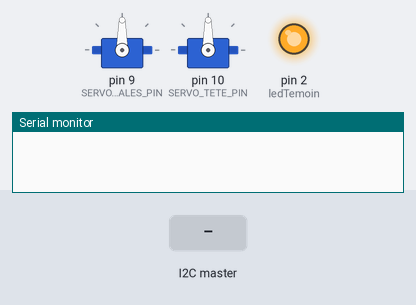
A sketch run on a simulated Arduino Uno, built with avr-gcc and run on an emulated ATmega328P. On the bench: 2 × servo, output pins drawn as LEDs (lit = HIGH), the last lines printed to the serial monitor. The test bench sets the inputs (shaded band).

Above: at 1.2 s.
1.3 s: the I2C master sends the byte 0
At 2.4 s:
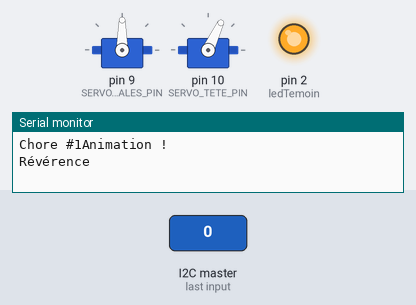
4.3 s: the I2C master sends the byte 1
At 9.57 s:
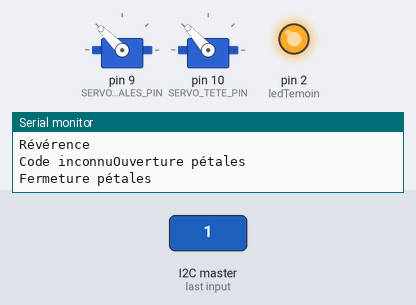
Timing chart, 0 to 23.1 s (numbered marks = the images above; inputs shaded):
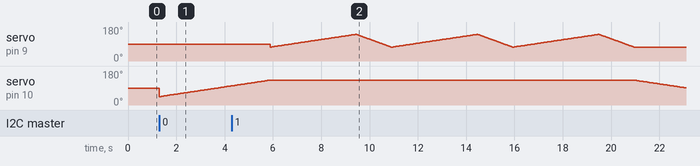

The sketch:

Arlette.ino
```cpp
//
//  ,---.    ,---..-./`) ,---.   .--..-./`)
//  |    \  /    |\ .-.')|    \  |  |\ .-.')
//  |  ,  \/  ,  |/ `-' \|  ,  \ |  |/ `-' \
//  |  |\_   /|  | `-'`"`|  |\_ \|  | `-'`"`
//  |  _( )_/ |  | .---. |  _( )_\  | .---.
//  | (_ o _) |  | |   | | (_ o _)  | |   |
//  |  (_,_)  |  | |   | |  (_,_)\  | |   |
//  |  |      |  | |   | |  |    |  | |   |
//  '--'      '--' '---' '--'    '--' '---'
//
//

// 2 servos - 1 Module de capteur infrarouge d'évitement d'obstacles (https://e.banana-pi.fr/distance/121-module-de-capteur-infrarouge-d-evitement-d-obstacles.html)

// Scenario :
// - elle s'oriente vers la personne
// - s'ouvre et se ferme 3x
// - puis de se remet en position initiale

#include <Wire.h>
#include <Servo.h>

// Arlette: petite 2 servos
#define SLAVE_ADDRESS 0x11
#define SERVO_TETE_PIN    10
#define SERVO_TETE_MIN    1000
#define SERVO_TETE_MAX    1900
#define SERVO_PETALES_PIN 9
#define SERVO_PETALES_MIN 1300
#define SERVO_PETALES_MAX 2000
#define CHORE_OUV_FER_NB  3
#define CHORE_ATTENTE_FIN 5000


// Led temoin
int ledTemoin = 2;

// données envoyé i2c
byte x = 0;

bool chore = false;


// Capteur
//int inputCapteur = 8;

// Servos
Servo servoTete;
Servo servoPetales;

// parcourtServo : passe le servo concerné, le debut et la fin.
// Passe le nom du servo vers l'object servo a travers &servo
void parcourtServo( Servo &servo, int depart, int fin, int vitesse) {


  //if (vitesse <=1 ) {vitesse == 1; }
  if (depart > fin)
  {

    for (int pos = depart ; pos >= fin ; pos--)
    {
      servo.write(pos);
      delay(vitesse);
    }
  }
 else
  {
    for (int pos = depart ; pos <= fin ; pos++)
    {

      servo.write(pos);
      delay(vitesse);
    }
  }

}

void receiveEvent(int howMany) {
  while (Wire.available() != 0) { // loop through all but the last
    int v = Wire.read(); // receive byte as a character
    switch(v){
      case 0:
        chore = true;
        Serial.print("Chore #1");
        break;
     default:
        Serial.print("Code inconnu");
        break;
    }
  }
}


// BUS I2C : envoi de données
//void envoiEvent(){
//  Wire.beginTransmission(0x10);
//  Wire.beginTransmission(0x11);  // envoi vers adress esclave 0x12
//  Wire.write(x);              // envoi 1 byte
//  Wire.endTransmission();    // stop transmition
//  delay(100);
//}

void  setup()
{
  // Le pin de la led est OUTPUT
  pinMode(ledTemoin, OUTPUT);
  // Allume la led temoin
  digitalWrite(ledTemoin, HIGH);


 // Servo des petales qui s'ouvre et qui se ferme
  servoPetales.attach(SERVO_PETALES_PIN);
// Servo de la tete qui se penche vers la personne
  servoTete.attach(SERVO_TETE_PIN);
//servo de la tige qui se dirige vers les autres fleurs
  //servoTige.attach(SERVO_TIGE_PIN);

  // Bus I2C
  Wire.begin(SLAVE_ADDRESS);
  Wire.onReceive(receiveEvent);
  //Wire.onRequest(sendData);

  // Initialise la liaison série pour debug
  Serial.begin(9600);
}
void  loop(){
   if (chore ){
    chore = false;
    // Animation
    Serial.println("Animation !");
    // Execute le programme :
    // - elle se dirige vers la personne
    Serial.println("Révérence");
    parcourtServo(servoTete, SERVO_TETE_MIN, SERVO_TETE_MAX, 5);

    // - elle s'ouvre et se ferme CHORE_OUV_FER_NB fois
    for (int i = 0; i < CHORE_OUV_FER_NB; i++) {
      Serial.println("Ouverture pétales");
      parcourtServo(servoPetales, SERVO_PETALES_MIN, SERVO_PETALES_MAX, 5);

      Serial.println("Fermeture pétales");
      parcourtServo(servoPetales, SERVO_PETALES_MAX, SERVO_PETALES_MIN, 2);
    }


    // - puis elle se remet en position initiale
    Serial.println("Retour en position initiale");
    parcourtServo(servoTete, SERVO_TETE_MAX, SERVO_TETE_MIN, 5);

    // - Attente pour s'économiser un peu qd qq active le capteur
    delay(5000);
    delay(CHORE_ATTENTE_FIN);
   }
  }
```

Measured:
- by itself, servo on pin 10 (SERVO_TETE_PIN): rises from 101° to 132° in 1.6 s, then falls to 91° in 17.2 s
